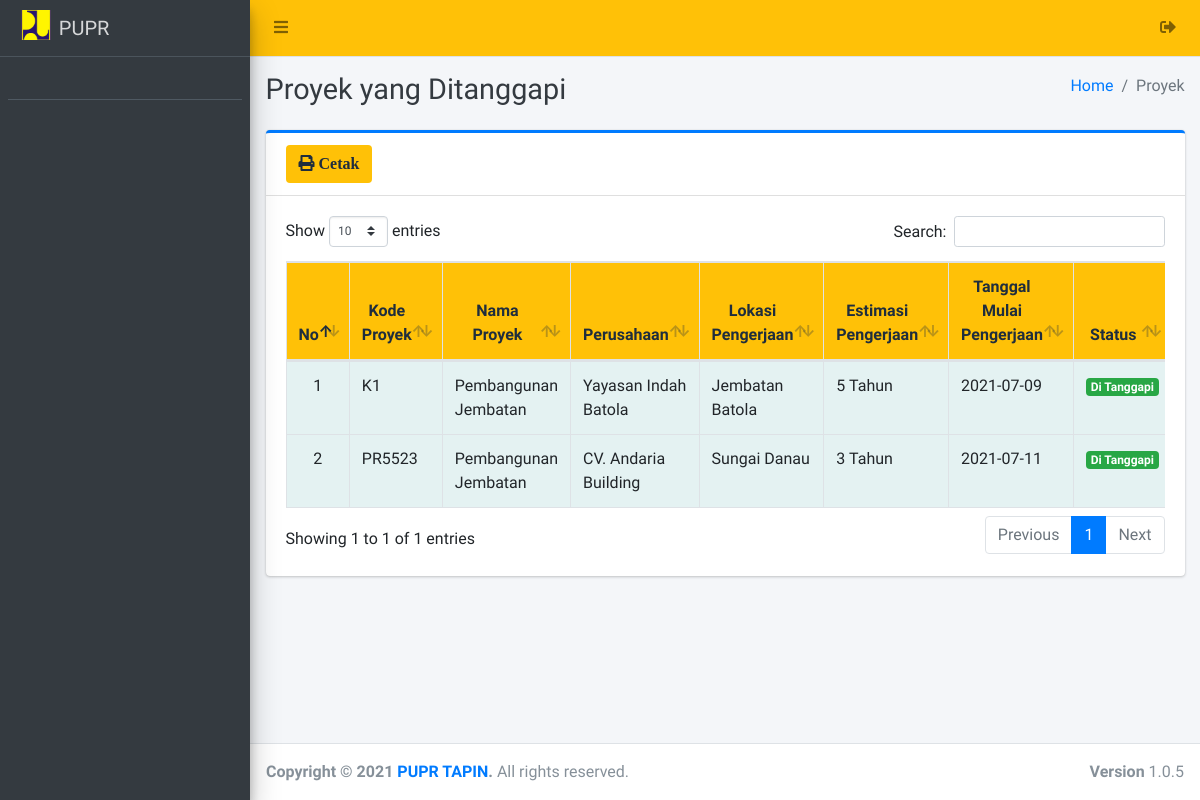
/admin/proyekdisetujui/index.php, run on an earlier commit of the app's database.
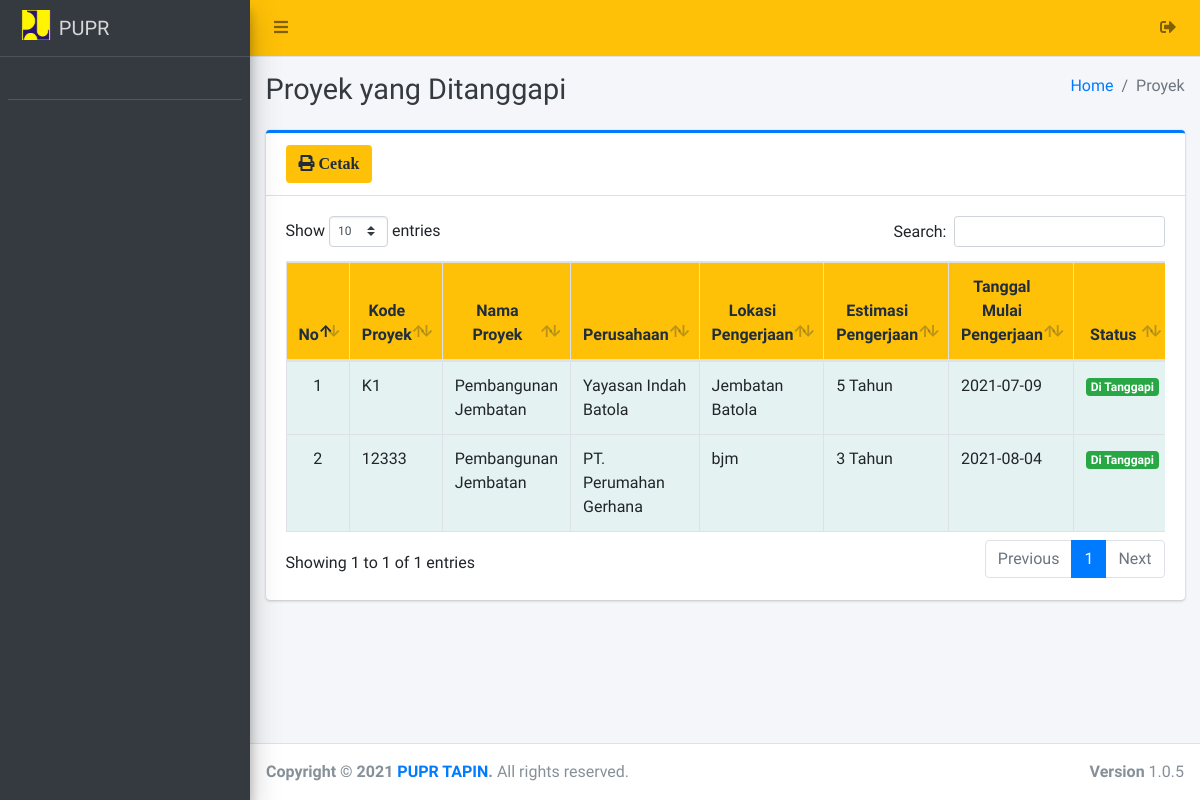
And on a later commit of the database.
### tables this page shows
CREATE TABLE `proyek` (
  `id_proyek` int(11) NOT NULL,
  `kode_proyek` varchar(77) NOT NULL,
  `nama_proyek` varchar(150) NOT NULL,
  `id_perusahaan` int(11) NOT NULL,
  `alamat_proyek` text NOT NULL,
  `estimasi` varchar(200) NOT NULL,
  `status_proyek` varchar(100) NOT NULL,
  `status_jalan` varchar(40) DEFAULT NULL,
  `ket_tunda` varchar(255) DEFAULT NULL,
  `tgl_mulai` date DEFAULT NULL,
  `tgl_selesai` date DEFAULT NULL,
  `id_am` int(11) DEFAULT NULL,
  `biaya_akhir` varchar(250) DEFAULT NULL,
  `progres` varchar(25) DEFAULT NULL,
  `tgl_progres` varchar(25) DEFAULT NULL
);

CREATE TABLE `perusahaan` (
  `id_perusahaan` int(11) NOT NULL,
  `nama_perusahaan` varchar(255) NOT NULL,
  `bidang_perusahaan` varchar(200) NOT NULL,
  `alamat_perusahaan` varchar(220) NOT NULL,
  `tahun_berdiri` date NOT NULL,
  `nama_pimpinan` varchar(120) NOT NULL,
  `no_telp` varchar(70) NOT NULL,
  `email` varchar(100) NOT NULL,
  `file` text NOT NULL
);

### admin/proyekdisetujui/index.php (the view, shortened to what this page needs)
<?php
require '../../config/koneksi.php';
?>
<!DOCTYPE html>
<html>
<?php
include '../../templates/head.php';
?>
<body class="hold-transition sidebar-mini layout-fixed">
    <div class="wrapper">
        <?php
        include '../../templates/navbar.php';
        ?>
        <?php
        include '../../templates/sidebar.php';
        ?>
        <div class="content-wrapper">
            <div class="content-header">
                <div class="container-fluid">
                    <div class="row mb-2">
                        <div class="col-sm-6">
                            <h1 class="m-0 text-dark">Proyek yang Ditanggapi</h1>
                        </div>
                        <div class="col-sm-6">
                            <ol class="breadcrumb float-sm-right">
                                <li class="breadcrumb-item"><a href="#">Home</a></li>
                                <li class="breadcrumb-item active">Proyek</li>
                            </ol>
                        </div>
                    </div>
                </div>
            </div>
            <section class="content">
                <div class="container-fluid">
                    <div class="row">
                        <div class="col-12">
                            <div class="card card-primary card-outline">
                                <div class="card-header">
                                    <a href="print" target="blank" class="btn bg-yellow"><i class="fa fa-print"> Cetak</i></a>
                                </div>
                                <div class="card-body">
                                    <div class="table-responsive">
                                        <table id="example1" class="table table-bordered table-striped">
                                            <thead class="bg-yellow">
                                                <tr align="center">
                                                    <th>No</th>
                                                    <th>Kode Proyek</th>
                                                    <th>Nama Proyek</th>
                                                    <th>Perusahaan</th>
                                                    <th>Lokasi Pengerjaan</th>
                                                    <th>Estimasi Pengerjaan</th>
                                                    <th>Tanggal Mulai Pengerjaan</th>
                                                    <th>Status</th>
                                                </tr>
                                            </thead>
                                            <?php
                                            $no = 1;
                                            $data = $koneksi->query("SELECT * FROM proyek as p LEFT JOIN perusahaan as pr ON p.id_perusahaan = pr.id_perusahaan WHERE p.status_proyek = 'Di Tanggapi'");
                                            while ($row = $data->fetch_array()) {
                                            ?>
                                                <tbody style="background-color: azure">
                                                    <tr>
                                                        <td align="center"><?= $no++ ?></td>
                                                        <td><?= $row['kode_proyek'] ?></td>
                                                        <td><?= $row['nama_proyek'] ?></td>
                                                        <td><?= $row['nama_perusahaan'] ?></td>
                                                        <td><?= $row['alamat_proyek'] ?></td>
                                                        <td><?= $row['estimasi'] ?></td>
                                                        <td><?= $row['tgl_mulai'] ?></td>
                                                        <td align="center">
                                                            <?php if ($row['status_proyek'] == "Menunggu") { ?>
                                                                <span class="badge badge-warning"><?= $row['status_proyek'] ?></span>
                                                            <?php } else { ?>
                                                                <span class="badge badge-success"><?= $row['status_proyek'] ?></span>
                                                            <?php } ?>
                                                        </td>
                                                    </tr>
                                                </tbody>
                                            <?php } ?>
                                        </table>
                                    </div>
                                </div>
                            </div>
                        </div>
                    </div>
                </div>
            </section>
        </div>
        <?php include_once "../../templates/footer.php"; ?>
    </div>
</body>
</html>

What changed in the data, as far as the page shows it:
no longer on this page (row edited): proyek: kode_proyek "PR5523", nama_proyek "Pembangunan Jembatan", id_perusahaan.nama_perusahaan "CV. Andaria Building", alamat_proyek "Sungai Danau", estimasi "3 Tahun", tgl_mulai "2021-07-11", status_proyek "Di Tanggapi"
added proyek: kode_proyek "12333", nama_proyek "Pembangunan Jembatan", id_perusahaan.nama_perusahaan "PT. Perumahan Gerhana", alamat_proyek "bjm", estimasi "3 Tahun", tgl_mulai "2021-08-04", status_proyek "Di Tanggapi"
